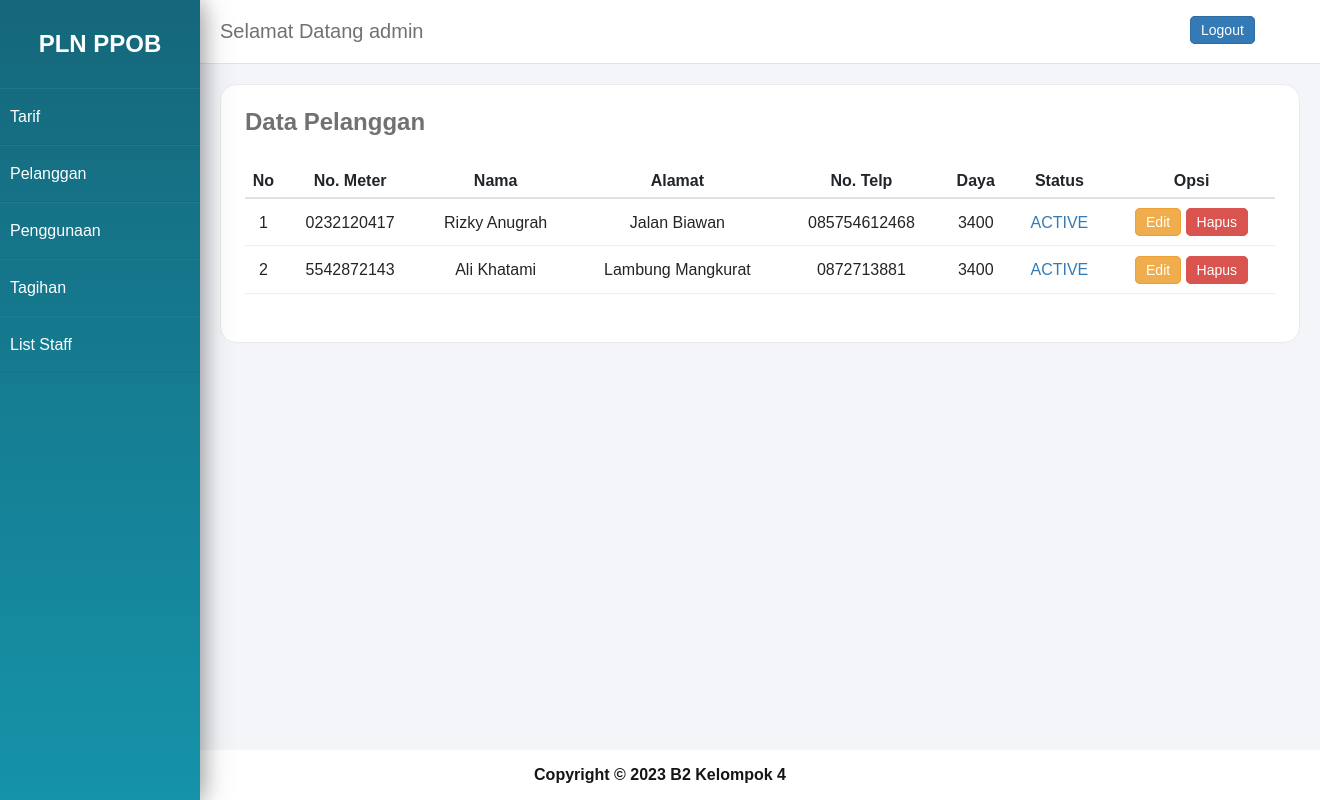
The app's page /admin.php?page=pelanggan (signed in) with its own data.
### tables this page shows
CREATE TABLE `meter` (
  `id_meter` int NOT NULL,
  `no_meter` varchar(12) DEFAULT NULL,
  `pemilik` varchar(100) NOT NULL,
  `alamat` text NOT NULL,
  `telp` varchar(13) NOT NULL,
  `id_tarif` int NOT NULL,
  `id_login` int NOT NULL,
  `status` tinyint NOT NULL
);

CREATE TABLE `tarif` (
  `id_tarif` int NOT NULL,
  `daya` int NOT NULL,
  `tarif_kwh` int NOT NULL,
  `status` tinyint(1) NOT NULL
);

### pelanggan/pelanggan.php (the view, shortened to what this page needs)
<h2 class="h2"><b>Data Pelanggan</b></h2>
<table>
    <thead>
        <tr>
            <th>No</th>
            <th>No. Meter</th>
            <th>Nama</th>
            <th>Alamat</th>
            <th>No. Telp</th>
            <th>Daya</th>
            <th>Status</th>
            <th>Opsi</th>
        </tr>
    </thead>
    <tbody>
        <?php
        $no = 1;
        $sql = mysqli_query($conn, "SELECT meter.*, tarif.daya FROM meter INNER JOIN tarif ON meter.id_tarif=tarif.id_tarif");
        while ($row = mysqli_fetch_assoc($sql)) {
            $status = $row['status'];
            if ($status == 1) {
                $status = '<a class="blue">ACTIVE</a>';
            } else {
                $status = '<a class="red">NOT ACTIVE</a>';
            }
        ?>
            <tr>
                <td><?php echo $no++; ?></td>
                <td><?php echo $row['no_meter'] ?></td>
                <td><?php echo $row['pemilik'] ?></td>
                <td><?php echo $row['alamat'] ?></td>
                <td><?php echo $row['telp'] ?></td>
                <td><?php echo $row['daya'] ?></td>
                <td><?php echo $status ?></td>
                <td><a href="<?php echo ($_SESSION['role'] == 'admin') ? 'admin.php?page=editPelanggan&id=' . $row['id_meter'] : 'staff.php?page=editPelanggan&id=' . $row['id_meter'] ?>" class="btn-xs btn-kuning">Edit</a>
                    <a href="<?php echo ($_SESSION['role'] == 'admin') ? 'admin.php?page=deletePelanggan&id=' . $row['id_meter'] : 'staff.php?page=deletePelanggan&id=' . $row['id_meter'] ?>" class="btn-xs btn-merah">Hapus</a>
            </tr>
        <?php } ?>
    </tbody>
</table>

### admin.php (shortened to what this page needs)
<?php
include 'include/config.php';
$username = $_SESSION['username'];
$sql = "SELECT nama FROM login WHERE username='$username'";
$result = mysqli_query($conn, $sql);
$row = mysqli_fetch_assoc($result);
$nama = $row['nama'];
?>
<!DOCTYPE html>
<html lang="en">
<head>
    <link rel="stylesheet" href="style.css">
</head>
<body>
    <div class="wrapper">
        <div class="sidebar">
            <h2>PLN PPOB</h2>
            <ul>
                <li><a href="admin.php?page=tarif">Tarif</a></li>
                <li><a href="admin.php?page=pelanggan">Pelanggan</a></li>
                <li><a href="admin.php?page=penggunaan">Penggunaan</a></li>
                <li><a href="admin.php?page=tagihan">Tagihan</a></li>
                <li><a href="admin.php?page=listStaff">List Staff</a></li>
            </ul>
        </div>
        <div class="main_content">
            <div class="header">
                <div class="header-brand">Selamat Datang <?php echo $nama; ?></div>
                <div class="header-item">
                    <a href="logout.php" class="btn-xs btn-biru">Logout</a>
                </div>
            </div>
            <div class="info">
                <?php
                if (isset($_GET['page'])) {
                    if ($_GET['page'] == 'tarif') {
                        include 'tarif/tarif.php';
                    } elseif ($_GET['page'] == 'addTarif') {
                        include 'tarif/add.php';
                    } elseif ($_GET['page'] == 'editTarif') {
                        include 'tarif/edit.php';
                    } elseif ($_GET['page'] == 'deleteTarif') {
                        include 'tarif/delete.php';
                    } elseif ($_GET['page'] == 'pelanggan') {
                        include 'pelanggan/pelanggan.php';
                    } elseif ($_GET['page'] == 'activatePelanggan') {
                        include 'pelanggan/aktifasi.php';
                    } elseif ($_GET['page'] == 'addPelanggan') {
                        include 'pelanggan/add.php';
                    } elseif ($_GET['page'] == 'editPelanggan') {
                        include 'pelanggan/edit.php';
                    } elseif ($_GET['page'] == 'deletePelanggan') {
                        include 'pelanggan/delete.php';
                    } elseif ($_GET['page'] == 'penggunaan') {
                        include 'penggunaan/penggunaan.php';
                    } elseif ($_GET['page'] == 'tagihan') {
                        include 'tagihan/tagihan.php';
                    } elseif ($_GET['page'] == 'addPenggunaan') {
                        include 'penggunaan/add.php';
                    } elseif ($_GET['page'] == 'editPenggunaan') {
                        include 'penggunaan/edit.php';
                    } elseif ($_GET['page'] == 'addMakhir') {
                        include 'penggunaan/addMakhir.php';
                    } elseif ($_GET['page'] == 'history') {
                        include 'pembayaran/history.php';
                    } elseif ($_GET['page'] == 'petugas') {
                        include 'petugas/petugas.php';
                    } elseif ($_GET['page'] == 'addPetugas') {
                        include 'petugas/add.php';
                    } elseif ($_GET['page'] == 'listStaff') {
                        include 'list_staff/staff.php';
                    } elseif ($_GET['page'] == 'addStaff') {
                        include 'list_staff/add.php';
                    } elseif ($_GET['page'] == 'editStaff') {
                        include 'list_staff/edit.php';
                    } elseif ($_GET['page'] == 'deleteStaff') {
                        include 'list_staff/delete.php';
                    }
                } else {
                    include 'tarif/tarif.php';
                }
                ?>
            </div>
        </div>
    </div>
    <div class="footer footer2">
        <p align="center">Copyright &copy; 2023 B2 Kelompok 4</p>
    </div>
</body>
</html>

### style.css (style rules this page uses)
* { margin: 0; padding: 0; box-sizing: border-box; list-style: none; text-decoration: none; font-family: 'Merryweather', sans-serif; }
body { background-color: #f3f5f9; }
.wrapper { display: flex; position: relative; }
.wrapper .sidebar { width: 200px; height: 100%; background: linear-gradient(#15677B, #1593A9 ); padding: 30px 0px; position: fixed; box-shadow: 0 2px 22px 0 rgba(0,0,0,.2), 0 2px 30px 0 rgba(0,0,0,.35); z-index: 5; }
.wrapper .sidebar h2 { color: #fff; text-transform: uppercase; text-align: center; margin-bottom: 30px; }
.wrapper .sidebar ul li { padding: 10px; border-bottom: 1px solid rgba(0,0,0,0.05); border-top: 1px solid rgba(255,255,255,0.05); line-height: 35px; }
.wrapper .sidebar ul li a { color: #fff; display: block; width: 100%; height: 100%; }
.wrapper .main_content { width: 100%; margin-left: 200px; }
.wrapper .main_content .header { padding: 20px; background: #fff; color: #717171; border-bottom: 1px solid #e0e4e8; display: inline-flex; width: 100%; }
.wrapper .main_content .header .header-brand { width: 950px; font-size: 20px; }
.wrapper .main_content .header .header-item { width: 100px; font-size: 16px; margin-left: 20px; }
.wrapper .main_content .info { background-color: #fff; margin: 20px; color: #717171; line-height: 25px; border: 1px solid #eaeaea; padding: 24px; border-radius: 16px; }
table { width: 100%; border-collapse: collapse; color: #212529; background-color: transparent; margin-bottom: 24px; border-radius: 5px; }
table th { vertical-align: bottom; padding: 4px; border-bottom: 2px solid #dee2e6; text-align: center; }
table tr { text-align: center; }
table td { border-top: 1px solid #eee; border-bottom: 1px solid #eee; padding: 10px; }
.btn-xs { font-weight: 400; font-size: 14px; padding: 5px 10px; cursor: pointer; border: 1px solid transparent; vertical-align: middle; border-radius: 5px; }
.btn-kuning { color: #fff; background-color:#f0ad4e; border-color:#eea236 }
.btn-merah { color: #fff; background-color:#d9534f; border-color:#d9534f; }
.btn-biru { color: #fff; background-color:#337ab7; border-color:#2e6da4; }
.blue { color: #337ab7; }
a { transition: all 0.3s ease-in-out 0s; text-decoration: none; }
.h2 { margin-bottom: 30px; display: inline-flex; }
.footer { font-weight: 600; width: 100%; height: 50px; line-height: 50px; position: fixed; bottom: 0px; }
.footer2 { background: #fff; color : rgb(22, 21, 21); }

### records on screen
meter: no_meter "0232120417", pemilik "Rizky Anugrah", alamat "Jalan Biawan", telp "085754612468", id_tarif.daya "3400", status "ACTIVE"
meter: no_meter "5542872143", pemilik "Ali Khatami", alamat "Lambung Mangkurat", telp "0872713881", id_tarif.daya "3400", status "ACTIVE"

### other values on screen
$nama "admin"
